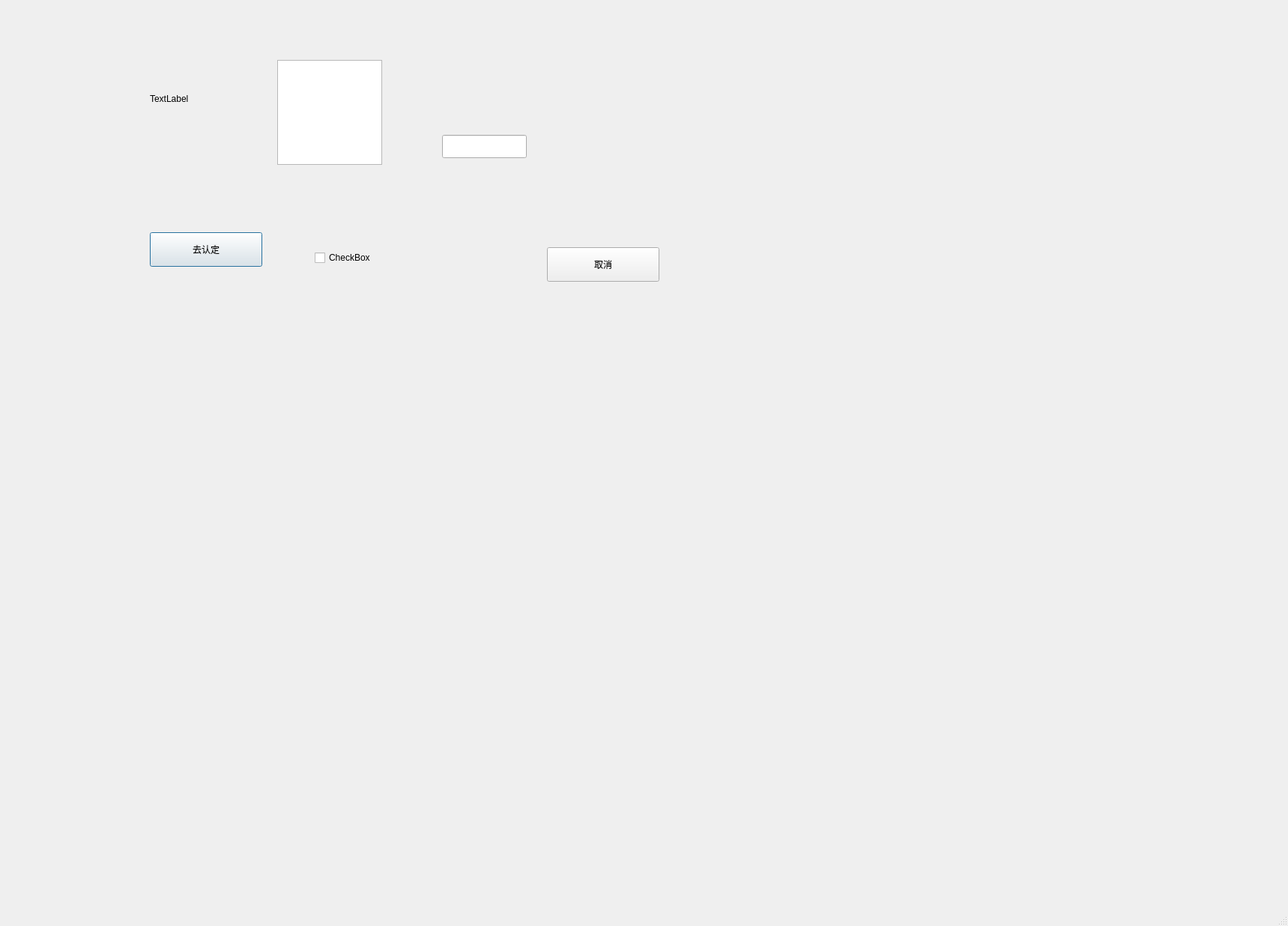
<?xml version="1.0" encoding="UTF-8"?>
<ui version="4.0">
 <class>Dialog</class>
 <widget class="QDialog" name="Dialog">
  <property name="geometry">
   <rect>
    <x>0</x>
    <y>0</y>
    <width>1719</width>
    <height>1236</height>
   </rect>
  </property>
  <property name="windowTitle">
   <string>Dialog</string>
  </property>
  <property name="sizeGripEnabled">
   <bool>true</bool>
  </property>
  <widget class="QPushButton" name="pushButton">
   <property name="geometry">
    <rect>
     <x>200</x>
     <y>310</y>
     <width>150</width>
     <height>46</height>
    </rect>
   </property>
   <property name="text">
    <string>去认定</string>
   </property>
  </widget>
  <widget class="QPushButton" name="pushButton_2">
   <property name="geometry">
    <rect>
     <x>730</x>
     <y>330</y>
     <width>150</width>
     <height>46</height>
    </rect>
   </property>
   <property name="text">
    <string>取消</string>
   </property>
  </widget>
  <widget class="QTextEdit" name="textEdit">
   <property name="geometry">
    <rect>
     <x>370</x>
     <y>80</y>
     <width>140</width>
     <height>140</height>
    </rect>
   </property>
  </widget>
  <widget class="QLineEdit" name="lineEdit">
   <property name="geometry">
    <rect>
     <x>590</x>
     <y>180</y>
     <width>113</width>
     <height>31</height>
    </rect>
   </property>
  </widget>
  <widget class="QLabel" name="label">
   <property name="geometry">
    <rect>
     <x>200</x>
     <y>120</y>
     <width>108</width>
     <height>24</height>
    </rect>
   </property>
   <property name="text">
    <string>TextLabel</string>
   </property>
  </widget>
  <widget class="QCheckBox" name="checkBox">
   <property name="geometry">
    <rect>
     <x>420</x>
     <y>330</y>
     <width>138</width>
     <height>28</height>
    </rect>
   </property>
   <property name="text">
    <string>CheckBox</string>
   </property>
  </widget>
 </widget>
 <resources/>
 <connections>
  <connection>
   <sender>pushButton_2</sender>
   <signal>clicked()</signal>
   <receiver>Dialog</receiver>
   <slot>close()</slot>
   <hints>
    <hint type="sourcelabel">
     <x>774</x>
     <y>362</y>
    </hint>
    <hint type="destinationlabel">
     <x>840</x>
     <y>513</y>
    </hint>
   </hints>
  </connection>
 </connections>
</ui>
